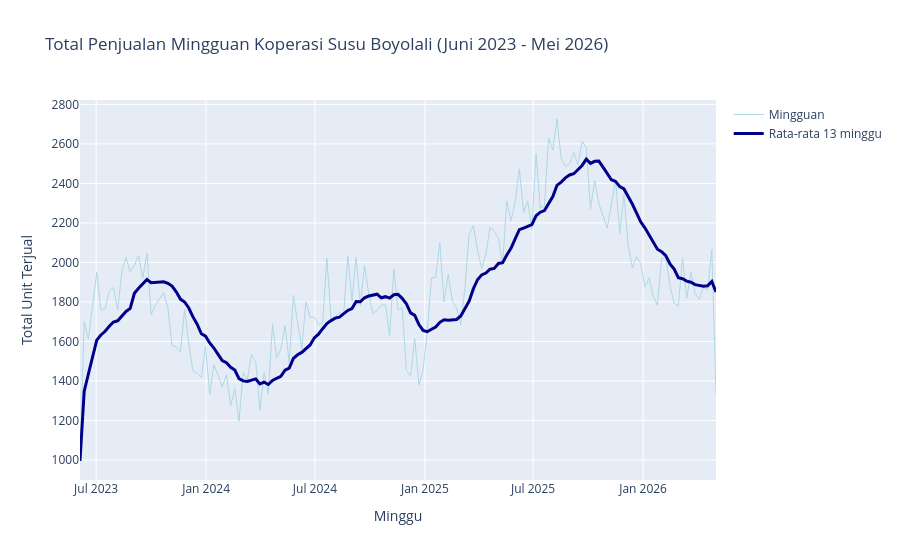

The code cell stored with this chart in its notebook:
### Code cell
# Buat interactive line chart dengan Plotly
# Keunggulan plotly: bisa zoom, hover untuk lihat nilai detail, pan, dsb.

# Tambahkan rata-rata bergerak 13 minggu (~3 bulan) untuk menghaluskan fluktuasi musiman
# rolling(13).mean() = ambil rata-rata 13 minggu terakhir di setiap titik
penjualan_mingguan['rata_bergerak'] = penjualan_mingguan['unit_terjual'].rolling(13, min_periods=1).mean()

# Plot kedua garis sekaligus
fig = px.line(
    penjualan_mingguan,
    x='tanggal',
    y=['unit_terjual', 'rata_bergerak'],
    title='Total Penjualan Mingguan Koperasi Susu Boyolali (Juni 2023 - Mei 2026)',
    labels={'tanggal': 'Minggu', 'value': 'Total Unit Terjual', 'variable': ''},
)
# Garis pertama (data mingguan): tipis & terang
fig.data[0].update(name='Mingguan', line=dict(color='lightblue', width=1))
# Garis kedua (rata-rata bergerak): tebal & gelap - ini yang nunjukin tren sebenarnya
fig.data[1].update(name='Rata-rata 13 minggu', line=dict(color='darkblue', width=3))

fig.update_layout(hovermode='x unified')
fig.show()

### Figure 1 — Plotly figure (JSON) as saved in the notebook; plotly's stock layout.template omitted (floating-point values rounded to 4 significant figures; data arrays with more than 128 entries replaced by an {"elided": "..."} marker saying what was removed)
{"data": [{"hovertemplate": "=unit_terjual<br>Minggu=%{x}<br>Total Unit Terjual=%{y}<extra></extra>", "legendgroup": "unit_terjual", "line": {"color": "lightblue", "dash": "solid", "width": 1}, "marker": {"symbol": "circle"}, "mode": "lines", "name": "Mingguan", "orientation": "v", "showlegend": true, "type": "scatter", "x": {"elided": "153 str values"}, "xaxis": "x", "y": {"elided": "153 int values"}, "yaxis": "y"}, {"hovertemplate": "=rata_bergerak<br>Minggu=%{x}<br>Total Unit Terjual=%{y}<extra></extra>", "legendgroup": "rata_bergerak", "line": {"color": "darkblue", "dash": "solid", "width": 3}, "marker": {"symbol": "circle"}, "mode": "lines", "name": "Rata-rata 13 minggu", "orientation": "v", "showlegend": true, "type": "scatter", "x": {"elided": "153 str values"}, "xaxis": "x", "y": {"elided": "153 float values"}, "yaxis": "y"}], "layout": {"hovermode": "x unified", "legend": {"title": {"text": ""}, "tracegroupgap": 0}, "title": {"text": "Total Penjualan Mingguan Koperasi Susu Boyolali (Juni 2023 - Mei 2026)"}, "xaxis": {"anchor": "y", "domain": [0, 1], "title": {"text": "Minggu"}}, "yaxis": {"anchor": "x", "domain": [0, 1], "title": {"text": "Total Unit Terjual"}}}}
